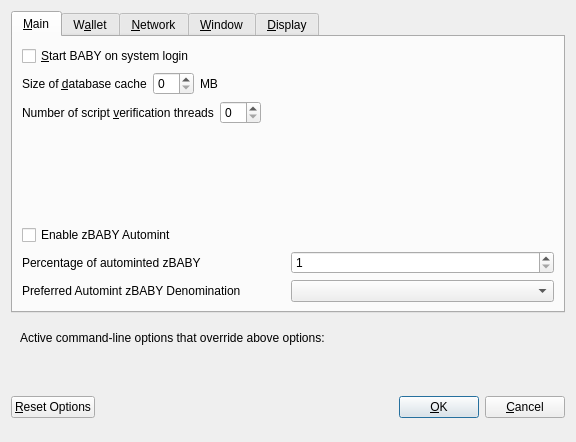
<?xml version="1.0" encoding="UTF-8"?>
<ui version="4.0">
 <class>OptionsDialog</class>
 <widget class="QDialog" name="OptionsDialog">
  <property name="geometry">
   <rect>
    <x>0</x>
    <y>0</y>
    <width>576</width>
    <height>442</height>
   </rect>
  </property>
  <property name="windowTitle">
   <string>Options</string>
  </property>
  <property name="modal">
   <bool>true</bool>
  </property>
  <layout class="QVBoxLayout" name="verticalLayout">
   <item>
    <widget class="QTabWidget" name="tabWidget">
     <property name="currentIndex">
      <number>0</number>
     </property>
     <widget class="QWidget" name="tabMain">
      <attribute name="title">
       <string>&amp;Main</string>
      </attribute>
      <layout class="QVBoxLayout" name="verticalLayout_Main">
       <item>
        <widget class="QCheckBox" name="bitcoinAtStartup">
         <property name="toolTip">
          <string>Automatically start BABY after logging in to the system.</string>
         </property>
         <property name="text">
          <string>&amp;Start BABY on system login</string>
         </property>
        </widget>
       </item>
       <item>
        <layout class="QHBoxLayout" name="horizontalLayout_2_Main">
         <item>
          <widget class="QLabel" name="databaseCacheLabel">
           <property name="text">
            <string>Size of &amp;database cache</string>
           </property>
           <property name="textFormat">
            <enum>Qt::PlainText</enum>
           </property>
           <property name="buddy">
            <cstring>databaseCache</cstring>
           </property>
          </widget>
         </item>
         <item>
          <widget class="QSpinBox" name="databaseCache"/>
         </item>
         <item>
          <widget class="QLabel" name="databaseCacheUnitLabel">
           <property name="text">
            <string>MB</string>
           </property>
           <property name="textFormat">
            <enum>Qt::PlainText</enum>
           </property>
          </widget>
         </item>
         <item>
          <spacer name="horizontalSpacer_2_Main">
           <property name="orientation">
            <enum>Qt::Horizontal</enum>
           </property>
           <property name="sizeHint" stdset="0">
            <size>
             <width>40</width>
             <height>20</height>
            </size>
           </property>
          </spacer>
         </item>
        </layout>
       </item>
       <item>
        <layout class="QHBoxLayout" name="horizontalLayout_3_Main">
         <item>
          <widget class="QLabel" name="threadsScriptVerifLabel">
           <property name="text">
            <string>Number of script &amp;verification threads</string>
           </property>
           <property name="textFormat">
            <enum>Qt::PlainText</enum>
           </property>
           <property name="buddy">
            <cstring>threadsScriptVerif</cstring>
           </property>
          </widget>
         </item>
         <item>
          <widget class="QSpinBox" name="threadsScriptVerif">
           <property name="toolTip">
            <string>(0 = auto, &lt;0 = leave that many cores free)</string>
           </property>
          </widget>
         </item>
         <item>
          <spacer name="horizontalSpacer_3_Main">
           <property name="orientation">
            <enum>Qt::Horizontal</enum>
           </property>
           <property name="sizeHint" stdset="0">
            <size>
             <width>40</width>
             <height>20</height>
            </size>
           </property>
          </spacer>
         </item>
        </layout>
       </item>
       <item>
        <spacer name="verticalSpacer_2">
         <property name="orientation">
          <enum>Qt::Vertical</enum>
         </property>
         <property name="sizeHint" stdset="0">
          <size>
           <width>20</width>
           <height>40</height>
          </size>
         </property>
        </spacer>
       </item>
       <item>
        <widget class="QCheckBox" name="checkBoxZeromintEnable">
         <property name="toolTip">
          <string>Enable automatic minting of BABY units to zBABY</string>
         </property>
         <property name="layoutDirection">
          <enum>Qt::LeftToRight</enum>
         </property>
         <property name="text">
          <string>Enable zBABY Automint</string>
         </property>
        </widget>
       </item>
       <item>
        <layout class="QHBoxLayout" name="horizontalLayout_3">
         <item>
          <widget class="QLabel" name="percentage_label">
           <property name="toolTip">
            <string>Percentage of incoming BABY which get automatically converted to zBABY via Zerocoin Protocol (min: 10%)</string>
           </property>
           <property name="text">
            <string>Percentage of autominted zBABY</string>
           </property>
          </widget>
         </item>
         <item>
          <widget class="QSpinBox" name="zeromintPercentage">
           <property name="minimum">
            <number>1</number>
           </property>
           <property name="maximum">
            <number>100</number>
           </property>
          </widget>
         </item>
        </layout>
       </item>
       <item>
        <layout class="QHBoxLayout" name="horizontalLayout" stretch="0,0">
         <property name="sizeConstraint">
          <enum>QLayout::SetFixedSize</enum>
         </property>
         <item>
          <widget class="QLabel" name="labelPreferredDenom">
           <property name="maximumSize">
            <size>
             <width>16777215</width>
             <height>16777215</height>
            </size>
           </property>
           <property name="toolTip">
            <string>Wait with automatic conversion to Zerocoin until enough BABY for this denomination is available</string>
           </property>
           <property name="text">
            <string>Preferred Automint zBABY Denomination</string>
           </property>
          </widget>
         </item>
         <item>
          <widget class="QComboBox" name="preferredDenom">
           <property name="maximumSize">
            <size>
             <width>16777215</width>
             <height>27</height>
            </size>
           </property>
           <property name="toolTip">
            <string>Wait with automatic conversion to Zerocoin until enough BABY for this denomination is available</string>
           </property>
           <property name="maxVisibleItems">
            <number>9</number>
           </property>
           <property name="maxCount">
            <number>9</number>
           </property>
          </widget>
         </item>
        </layout>
       </item>
      </layout>
     </widget>
     <widget class="QWidget" name="tabWallet">
      <attribute name="title">
       <string>W&amp;allet</string>
      </attribute>
      <layout class="QVBoxLayout" name="verticalLayout_Wallet">
       <item>
        <layout class="QHBoxLayout" name="horizontalLayout_2_Wallet">
         <item>
          <widget class="QLabel" name="labelStakeSplitThresholdText">
           <property name="text">
            <string>Stake split threshold:</string>
           </property>
          </widget>
         </item>
         <item>
          <widget class="QSpinBox" name="spinBoxStakeSplitThreshold">
           <property name="minimum">
            <number>1</number>
           </property>
           <property name="maximum">
            <number>999999</number>
           </property>
          </widget>
         </item>
        </layout>
       </item>
       <item>
        <widget class="QGroupBox" name="groupBox">
         <property name="title">
          <string>Expert</string>
         </property>
         <layout class="QVBoxLayout" name="verticalLayout_2">
          <item>
           <widget class="QCheckBox" name="coinControlFeatures">
            <property name="toolTip">
             <string>Whether to show coin control features or not.</string>
            </property>
            <property name="text">
             <string>Enable coin &amp;control features</string>
            </property>
           </widget>
          </item>
          <item>
           <widget class="QCheckBox" name="showMasternodesTab">
            <property name="toolTip">
             <string>Show additional tab listing all your masternodes in first sub-tab&lt;br/&gt;and all masternodes on the network in second sub-tab.</string>
            </property>
            <property name="text">
             <string>Show Masternodes Tab</string>
            </property>
           </widget>
          </item>
          <item>
           <widget class="QCheckBox" name="spendZeroConfChange">
            <property name="toolTip">
             <string>If you disable the spending of unconfirmed change, the change from a transaction&lt;br/&gt;cannot be used until that transaction has at least one confirmation.&lt;br/&gt;This also affects how your balance is computed.</string>
            </property>
            <property name="text">
             <string>&amp;Spend unconfirmed change</string>
            </property>
           </widget>
          </item>
         </layout>
        </widget>
       </item>
       <item>
        <spacer name="verticalSpacer_Wallet">
         <property name="orientation">
          <enum>Qt::Vertical</enum>
         </property>
         <property name="sizeHint" stdset="0">
          <size>
           <width>20</width>
           <height>40</height>
          </size>
         </property>
        </spacer>
       </item>
      </layout>
     </widget>
     <widget class="QWidget" name="tabNetwork">
      <attribute name="title">
       <string>&amp;Network</string>
      </attribute>
      <layout class="QVBoxLayout" name="verticalLayout_Network">
       <item>
        <widget class="QCheckBox" name="mapPortUpnp">
         <property name="toolTip">
          <string>Automatically open the BABY client port on the router. This only works when your router supports UPnP and it is enabled.</string>
         </property>
         <property name="text">
          <string>Map port using &amp;UPnP</string>
         </property>
        </widget>
       </item>
       <item>
        <widget class="QCheckBox" name="allowIncoming">
         <property name="toolTip">
          <string>Accept connections from outside</string>
         </property>
         <property name="text">
          <string>Allow incoming connections</string>
         </property>
        </widget>
       </item>
       <item>
        <widget class="QCheckBox" name="connectSocks">
         <property name="toolTip">
          <string>Connect to the BABY network through a SOCKS5 proxy.</string>
         </property>
         <property name="text">
          <string>&amp;Connect through SOCKS5 proxy (default proxy):</string>
         </property>
        </widget>
       </item>
       <item>
        <layout class="QHBoxLayout" name="horizontalLayout_1_Network">
         <item>
          <widget class="QLabel" name="proxyIpLabel">
           <property name="text">
            <string>Proxy &amp;IP:</string>
           </property>
           <property name="textFormat">
            <enum>Qt::PlainText</enum>
           </property>
           <property name="buddy">
            <cstring>proxyIp</cstring>
           </property>
          </widget>
         </item>
         <item>
          <widget class="QValidatedLineEdit" name="proxyIp">
           <property name="minimumSize">
            <size>
             <width>140</width>
             <height>0</height>
            </size>
           </property>
           <property name="maximumSize">
            <size>
             <width>140</width>
             <height>16777215</height>
            </size>
           </property>
           <property name="toolTip">
            <string>IP address of the proxy (e.g. IPv4: 127.0.0.1 / IPv6: ::1)</string>
           </property>
          </widget>
         </item>
         <item>
          <widget class="QLabel" name="proxyPortLabel">
           <property name="text">
            <string>&amp;Port:</string>
           </property>
           <property name="textFormat">
            <enum>Qt::PlainText</enum>
           </property>
           <property name="buddy">
            <cstring>proxyPort</cstring>
           </property>
          </widget>
         </item>
         <item>
          <widget class="QLineEdit" name="proxyPort">
           <property name="minimumSize">
            <size>
             <width>55</width>
             <height>0</height>
            </size>
           </property>
           <property name="maximumSize">
            <size>
             <width>55</width>
             <height>16777215</height>
            </size>
           </property>
           <property name="toolTip">
            <string>Port of the proxy (e.g. 9050)</string>
           </property>
          </widget>
         </item>
         <item>
          <spacer name="horizontalSpacer_1_Network">
           <property name="orientation">
            <enum>Qt::Horizontal</enum>
           </property>
           <property name="sizeHint" stdset="0">
            <size>
             <width>40</width>
             <height>20</height>
            </size>
           </property>
          </spacer>
         </item>
        </layout>
       </item>
       <item>
        <spacer name="verticalSpacer_Network">
         <property name="orientation">
          <enum>Qt::Vertical</enum>
         </property>
         <property name="sizeHint" stdset="0">
          <size>
           <width>20</width>
           <height>40</height>
          </size>
         </property>
        </spacer>
       </item>
      </layout>
     </widget>
     <widget class="QWidget" name="tabWindow">
      <attribute name="title">
       <string>&amp;Window</string>
      </attribute>
      <layout class="QVBoxLayout" name="verticalLayout_Window">
       <item>
        <widget class="QCheckBox" name="minimizeToTray">
         <property name="toolTip">
          <string>Show only a tray icon after minimizing the window.</string>
         </property>
         <property name="text">
          <string>&amp;Minimize to the tray instead of the taskbar</string>
         </property>
        </widget>
       </item>
       <item>
        <widget class="QCheckBox" name="minimizeOnClose">
         <property name="toolTip">
          <string>Minimize instead of exit the application when the window is closed. When this option is enabled, the application will be closed only after selecting Quit in the menu.</string>
         </property>
         <property name="text">
          <string>M&amp;inimize on close</string>
         </property>
        </widget>
       </item>
       <item>
        <spacer name="verticalSpacer_Window">
         <property name="orientation">
          <enum>Qt::Vertical</enum>
         </property>
         <property name="sizeHint" stdset="0">
          <size>
           <width>20</width>
           <height>40</height>
          </size>
         </property>
        </spacer>
       </item>
      </layout>
     </widget>
     <widget class="QWidget" name="tabDisplay">
      <attribute name="title">
       <string>&amp;Display</string>
      </attribute>
      <layout class="QVBoxLayout" name="verticalLayout_Display">
       <item>
        <layout class="QHBoxLayout" name="horizontalLayout_1_Display">
         <item>
          <widget class="QLabel" name="langLabel">
           <property name="text">
            <string>User Interface &amp;language:</string>
           </property>
           <property name="textFormat">
            <enum>Qt::PlainText</enum>
           </property>
           <property name="buddy">
            <cstring>lang</cstring>
           </property>
          </widget>
         </item>
         <item>
          <widget class="QValueComboBox" name="lang">
           <property name="toolTip">
            <string>The user interface language can be set here. This setting will take effect after restarting BABY.</string>
           </property>
          </widget>
         </item>
        </layout>
       </item>
       <item>
        <widget class="QLabel" name="label_3">
         <property name="toolTip">
          <string notr="true"/>
         </property>
         <property name="statusTip">
          <string notr="true"/>
         </property>
         <property name="whatsThis">
          <string notr="true"/>
         </property>
         <property name="accessibleName">
          <string notr="true"/>
         </property>
         <property name="text">
          <string>Language missing or translation incomplete? Help contributing translations here:
https://www.transifex.com/baby-project/baby-project-translations</string>
         </property>
         <property name="wordWrap">
          <bool>true</bool>
         </property>
         <property name="openExternalLinks">
          <bool>true</bool>
         </property>
         <property name="textInteractionFlags">
          <set>Qt::TextBrowserInteraction</set>
         </property>
        </widget>
       </item>
       <item>
        <layout class="QHBoxLayout" name="horizontalLayout_4_Display" stretch="0,0">
         <item>
          <widget class="QLabel" name="themeLabel">
           <property name="text">
            <string>User Interface Theme:</string>
           </property>
          </widget>
         </item>
         <item>
          <widget class="QValueComboBox" name="theme"/>
         </item>
        </layout>
       </item>
       <item>
        <widget class="Line" name="line">
         <property name="orientation">
          <enum>Qt::Horizontal</enum>
         </property>
        </widget>
       </item>
       <item>
        <layout class="QHBoxLayout" name="horizontalLayout_2_Display">
         <item>
          <widget class="QLabel" name="unitLabel">
           <property name="text">
            <string>&amp;Unit to show amounts in:</string>
           </property>
           <property name="textFormat">
            <enum>Qt::PlainText</enum>
           </property>
           <property name="buddy">
            <cstring>unit</cstring>
           </property>
          </widget>
         </item>
         <item>
          <widget class="QValueComboBox" name="unit">
           <property name="toolTip">
            <string>Choose the default subdivision unit to show in the interface and when sending coins.</string>
           </property>
          </widget>
         </item>
        </layout>
       </item>
       <item>
        <layout class="QHBoxLayout" name="horizontalLayout_5_Display">
         <item>
          <widget class="QLabel" name="digitsLabel">
           <property name="text">
            <string>Decimal digits</string>
           </property>
          </widget>
         </item>
         <item>
          <widget class="QValueComboBox" name="digits"/>
         </item>
        </layout>
       </item>
       <item>
        <widget class="QCheckBox" name="checkBoxHideZeroBalances">
         <property name="toolTip">
          <string>Hide empty balances</string>
         </property>
         <property name="layoutDirection">
          <enum>Qt::LeftToRight</enum>
         </property>
         <property name="text">
          <string>Hide empty balances</string>
         </property>
        </widget>
       </item>
       <item>
        <layout class="QHBoxLayout" name="horizontalLayout_3_Display">
         <item>
          <widget class="QLabel" name="thirdPartyTxUrlsLabel">
           <property name="toolTip">
            <string>Third party URLs (e.g. a block explorer) that appear in the transactions tab as context menu items. %s in the URL is replaced by transaction hash. Multiple URLs are separated by vertical bar |.</string>
           </property>
           <property name="text">
            <string>Third party transaction URLs</string>
           </property>
           <property name="buddy">
            <cstring>thirdPartyTxUrls</cstring>
           </property>
          </widget>
         </item>
         <item>
          <widget class="QLineEdit" name="thirdPartyTxUrls">
           <property name="toolTip">
            <string>Third party URLs (e.g. a block explorer) that appear in the transactions tab as context menu items. %s in the URL is replaced by transaction hash. Multiple URLs are separated by vertical bar |.</string>
           </property>
          </widget>
         </item>
        </layout>
       </item>
       <item>
        <spacer name="verticalSpacer">
         <property name="orientation">
          <enum>Qt::Vertical</enum>
         </property>
         <property name="sizeHint" stdset="0">
          <size>
           <width>20</width>
           <height>40</height>
          </size>
         </property>
        </spacer>
       </item>
      </layout>
     </widget>
    </widget>
   </item>
   <item>
    <widget class="QFrame" name="frame">
     <layout class="QVBoxLayout" name="verticalLayout_Bottom">
      <item>
       <layout class="QHBoxLayout" name="horizontalLayout_Bottom">
        <item>
         <widget class="QLabel" name="overriddenByCommandLineInfoLabel">
          <property name="text">
           <string>Active command-line options that override above options:</string>
          </property>
          <property name="textFormat">
           <enum>Qt::PlainText</enum>
          </property>
         </widget>
        </item>
        <item>
         <spacer name="horizontalSpacer_Bottom">
          <property name="orientation">
           <enum>Qt::Horizontal</enum>
          </property>
          <property name="sizeHint" stdset="0">
           <size>
            <width>40</width>
            <height>20</height>
           </size>
          </property>
         </spacer>
        </item>
       </layout>
      </item>
      <item>
       <widget class="QLabel" name="overriddenByCommandLineLabel">
        <property name="text">
         <string/>
        </property>
        <property name="textFormat">
         <enum>Qt::PlainText</enum>
        </property>
        <property name="wordWrap">
         <bool>true</bool>
        </property>
       </widget>
      </item>
     </layout>
    </widget>
   </item>
   <item>
    <layout class="QHBoxLayout" name="horizontalLayout_Buttons">
     <item>
      <widget class="QPushButton" name="resetButton">
       <property name="toolTip">
        <string>Reset all client options to default.</string>
       </property>
       <property name="text">
        <string>&amp;Reset Options</string>
       </property>
       <property name="autoDefault">
        <bool>false</bool>
       </property>
      </widget>
     </item>
     <item>
      <spacer name="horizontalSpacer_1">
       <property name="orientation">
        <enum>Qt::Horizontal</enum>
       </property>
       <property name="sizeHint" stdset="0">
        <size>
         <width>40</width>
         <height>48</height>
        </size>
       </property>
      </spacer>
     </item>
     <item>
      <widget class="QLabel" name="statusLabel">
       <property name="minimumSize">
        <size>
         <width>200</width>
         <height>0</height>
        </size>
       </property>
       <property name="font">
        <font>
         <weight>75</weight>
         <bold>true</bold>
        </font>
       </property>
       <property name="text">
        <string/>
       </property>
       <property name="textFormat">
        <enum>Qt::PlainText</enum>
       </property>
       <property name="wordWrap">
        <bool>true</bool>
       </property>
      </widget>
     </item>
     <item>
      <spacer name="horizontalSpacer_2">
       <property name="orientation">
        <enum>Qt::Horizontal</enum>
       </property>
       <property name="sizeHint" stdset="0">
        <size>
         <width>40</width>
         <height>48</height>
        </size>
       </property>
      </spacer>
     </item>
     <item>
      <widget class="QPushButton" name="okButton">
       <property name="text">
        <string>&amp;OK</string>
       </property>
       <property name="autoDefault">
        <bool>false</bool>
       </property>
       <property name="default">
        <bool>true</bool>
       </property>
      </widget>
     </item>
     <item>
      <widget class="QPushButton" name="cancelButton">
       <property name="text">
        <string>&amp;Cancel</string>
       </property>
       <property name="autoDefault">
        <bool>false</bool>
       </property>
      </widget>
     </item>
    </layout>
   </item>
  </layout>
 </widget>
 <customwidgets>
  <customwidget>
   <class>QValidatedLineEdit</class>
   <extends>QLineEdit</extends>
   <header>qvalidatedlineedit.h</header>
  </customwidget>
  <customwidget>
   <class>QValueComboBox</class>
   <extends>QComboBox</extends>
   <header>qvaluecombobox.h</header>
  </customwidget>
 </customwidgets>
 <resources/>
 <connections/>
</ui>
